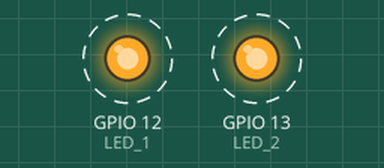
A program run on a simulated ESP32. On the bench: output pins drawn as LEDs (lit = HIGH). Dashed ring = blinking.

Above: at 0.2 s.
Timing chart, 0 to 4.6 s (numbered marks = the images above):
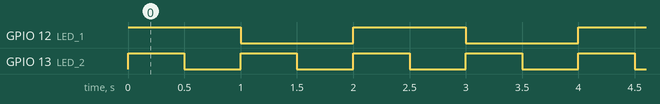

Measured:
- by itself, GPIO 12 (LED_1): alternates HIGH for 1.0 s and LOW for 1.0 s
- by itself, GPIO 13 (LED_2): alternates HIGH for 0.50 s and LOW for 0.50 s
- by itself, everything shown: repeats every 2.0 s, in 6 steps

The program:

main.cpp
```cpp
/**
 * @file main.cpp
 * @brief Allume/eteint deux LEDS en multitâche avec FreeRTOS sur ESP32
 *
 * @note Ce programme permet de visualiser la base même de l'utilisation des multitâches
 * @see Lien utile : http://tvaira.free.fr/esp32/esp32-freertos.html
 * @author Bryan
 * @date 16/06/2026
 */

#include <Arduino.h>

#define LED_1 12    // Attributions des numéros broches GPIO pour les LEDS
#define LED_2 13

/*--- Identifiants des tâches ---*/

TaskHandle_t ID_LED_1 = NULL;
TaskHandle_t ID_LED_2 = NULL;

/**
 * @fn void Thread_LED_1(void *pvParameters)
 * @brief Allume/éteint la LED 1 toutes les 1000 ms
 * @note Priorité 1
 * @param pvParameters Paramètres de la tâche (non utilisés ici)
 * @return void
 */

void Thread_LED_1(void *pvParameters)
{
  while(1)
  {
    digitalWrite(LED_1, HIGH);
    vTaskDelay( pdMS_TO_TICKS(1000));
    digitalWrite(LED_1, LOW);
    vTaskDelay( pdMS_TO_TICKS(1000));
  }
}

/**
 * @fn void Thread_LED_2(void *pvParameters)
 * @brief Allume/éteint la LED 2 toutes les 500 ms
 * @note Priorité 1
 * @param pvParameters Paramètres de la tâche (non utilisés ici)
 * @return void
 */

void Thread_LED_2(void *pvParameters)
{

  while(1)
  {
    digitalWrite(LED_2, HIGH);
    vTaskDelay( pdMS_TO_TICKS(500));
    digitalWrite(LED_2, LOW);
    vTaskDelay( pdMS_TO_TICKS(500));
  }
}


void setup() {

  /*--- Configurations des tâches (threads) ---*/

  // Nom de la fonction du thread, "nom du thread", taille de la pile, paramètres si besoin, priorité, identifiant du thread
  xTaskCreate( Thread_LED_1, "Thread_LED_1", 1000, NULL, 1, &ID_LED_1);
  xTaskCreate( Thread_LED_2, "Thread_LED_2", 1000, NULL, 1, &ID_LED_2);

  pinMode(LED_1, OUTPUT);   // Configuration des LEDS en sortie
  pinMode(LED_2, OUTPUT);
}

void loop() {
  // Rien car on fonctionne en multitâche !
}
```
